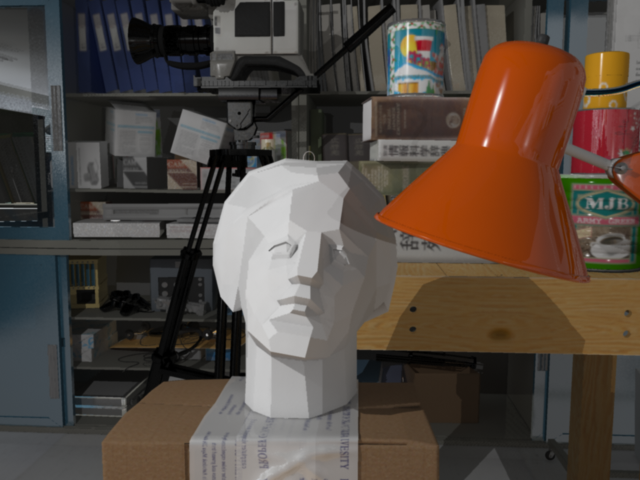
#> input picture stereo/selected/left/tsukuba_daylight_L_00100.png, 640 x 480 px
$ python example.py
#> lines starting #> are read from the running program, lines starting #| are printed output that depends on the picture
# -*- coding: utf-8 -*-
"""
Created on Sat Jun 12 13:12:26 2021

@author: 이병화
"""

import numpy as np
import cv2
from matplotlib import pyplot as plt

imgL = cv2.imread('./selected/left/tsukuba_daylight_L_00100.png',0)
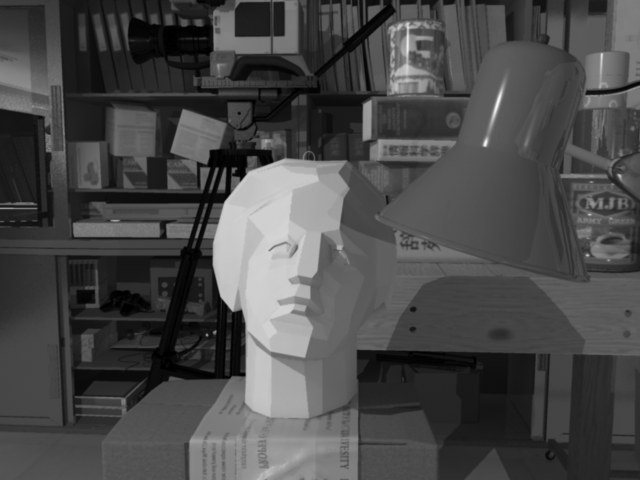
#> imgL: shape (480, 640); min 0, max 247, mean 73.5
imgR = cv2.imread('./selected/right/tsukuba_daylight_R_00100.png',0)
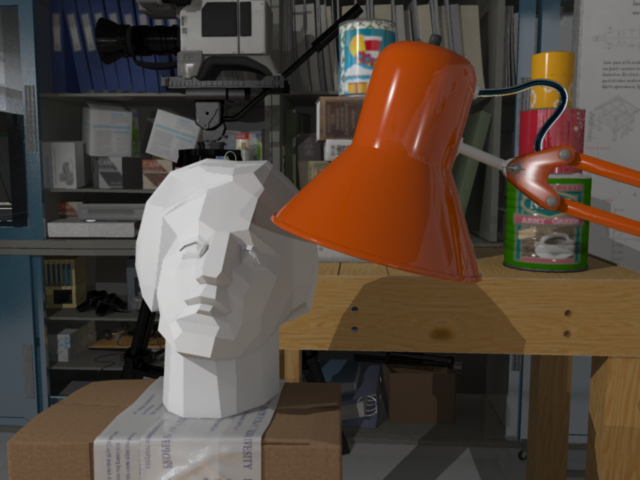
#> input picture stereo/selected/right/tsukuba_daylight_R_00100.png, 640 x 480 px
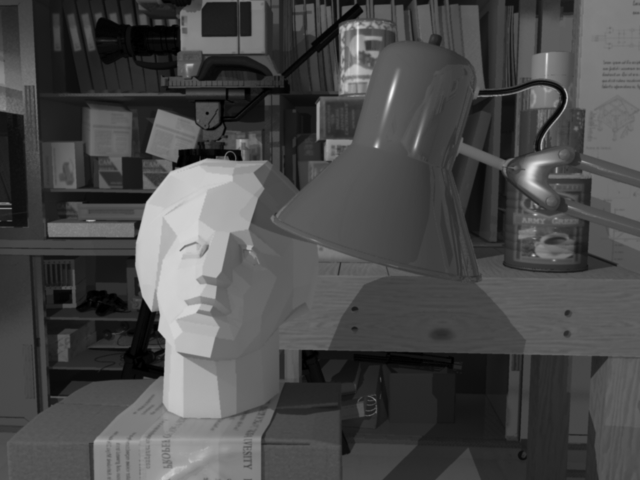
#> imgR: shape (480, 640); min 0, max 248, mean 74.5

cv2.imshow('Left Image', imgL)
cv2.imshow('Right Image', imgR)

stereo = cv2.StereoBM_create(numDisparities=16, blockSize=15)
disparity = stereo.compute(imgL,imgR)
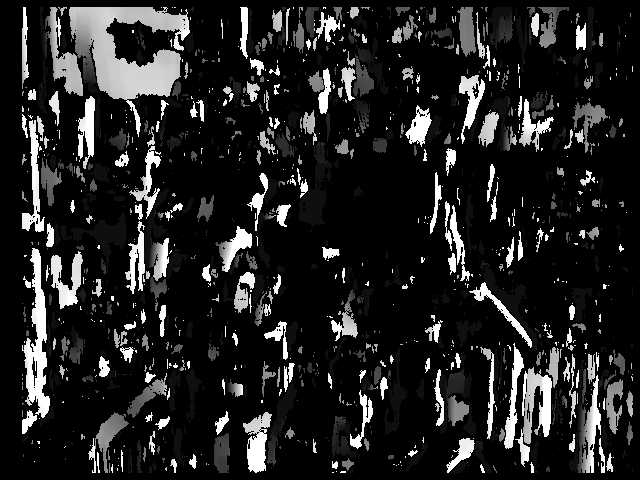
#> disparity: shape (480, 640) int16; min -16, max 240, mean 18.9; drawn with min black and max white
plt.imshow(disparity,'gray')
plt.colorbar()
plt.show()
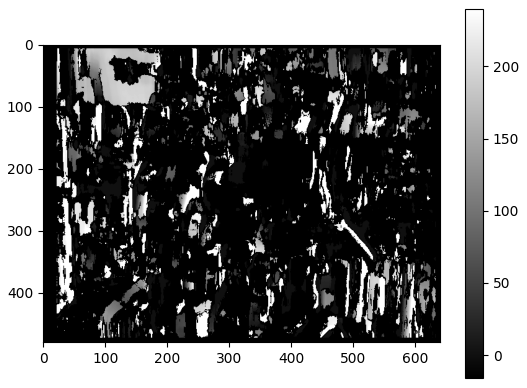
#> figure drawn by matplotlib, 2 panels

cv2.waitKey(0)
cv2.destroyAllWindows()
